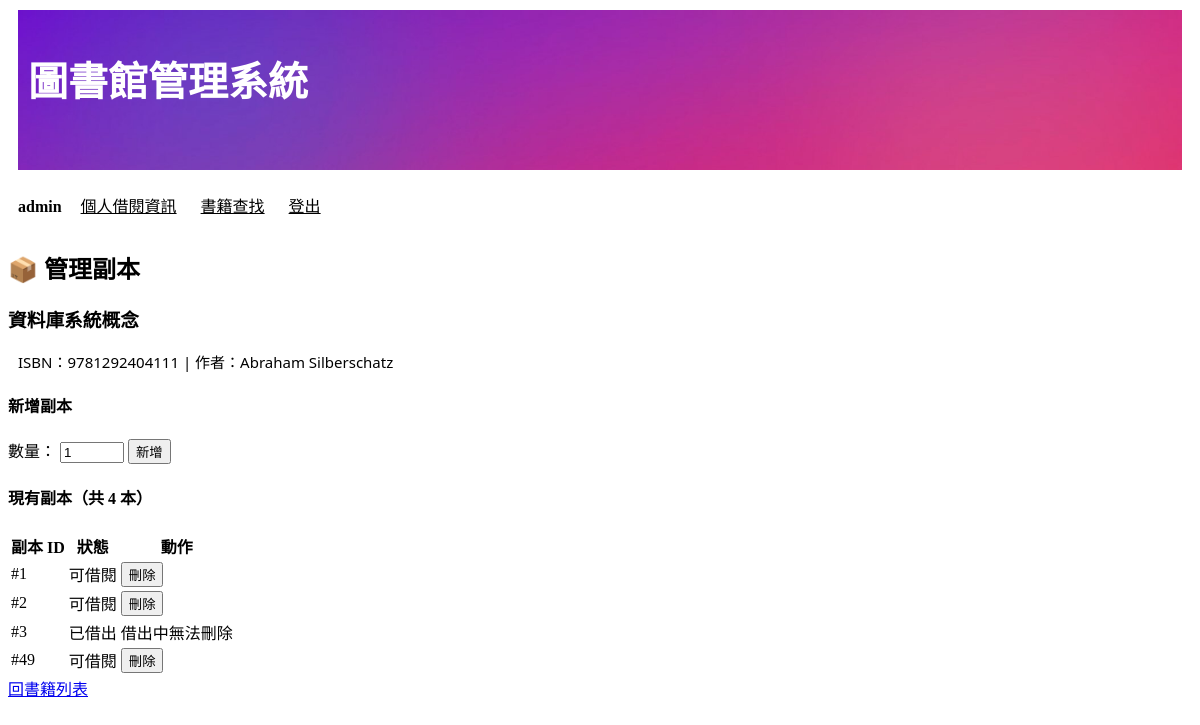
The app's page /admin_copies/9781292404111/ (signed in) with its own data.
### libraryapp/models.py (models this page shows, shortened)
class Book(models.Model):
    isbn = models.CharField(max_length=20, primary_key=True)
    title = models.CharField(max_length=200, null=False)
    author = models.CharField(max_length=100, blank=True, default='')
    publisher = models.CharField(max_length=100, blank=True, default='')
    publish_date = models.DateField(null=True, blank=True)
    category = models.CharField(max_length=50, blank=True, default='')
    location = models.CharField(max_length=100, blank=True, default='')

class Copy(models.Model):
    STATUS_CHOICES = [
        ('available', '可借閱'),
        ('borrowed', '已借出'),
        ('lost', '遺失'),
    ]
    book = models.ForeignKey(Book, on_delete=models.CASCADE, related_name='copies')
    status = models.CharField(max_length=20, choices=STATUS_CHOICES, default='available')

### libraryapp/views.py (the view, shortened to what this page needs)
# urls.py: path('admin_copies/<str:isbn>/', views.admin_copies),           # 管理副本
def admin_copies(request, isbn):
    if not is_admin(request.user):
        return redirect('/login/')
    book = get_object_or_404(models.Book, isbn=isbn)
    message = ''
    copies = book.copies.all().order_by('id')
    return render(request, 'admin_copies.html', locals())

### libraryapp/views.py (called while the page is built)
def is_admin(user):
    return user.is_authenticated and (user.is_superuser or user.is_staff)

### templates/admin_copies.html (shortened to what this page needs)
{% extends 'base.html' %}
{% block content %}
<div class="admin-page">
    <h2>📦 管理副本</h2>
    <div class="book-summary">
        <h3>{{ book.title }}</h3>
        <p>ISBN：{{ book.isbn }} | 作者：{{ book.author|default:"—" }}</p>
    </div>
    <div class="add-copy-section">
        <h4>新增副本</h4>
        <form method="post" class="inline-form">
            <label>數量：</label>
            <input type="number" name="count" value="1" min="1" max="100">
            <button type="submit" class="btn-primary">新增</button>
        </form>
    </div>
    <h4>現有副本（共 {{ copies|length }} 本）</h4>
    {% if copies %}
        <table class="data-table">
            <thead>
                <tr>
                    <th>副本 ID</th>
                    <th>狀態</th>
                    <th>動作</th>
                </tr>
            </thead>
            <tbody>
                {% for copy in copies %}
                <tr>
                    <td>#{{ copy.id }}</td>
                    <td>
                        {% if copy.status == 'available' %}
                            <span class="badge badge-green">可借閱</span>
                        {% elif copy.status == 'borrowed' %}
                            <span class="badge badge-orange">已借出</span>
                        {% else %}
                            <span class="badge badge-red">{{ copy.get_status_display }}</span>
                        {% endif %}
                    </td>
                    <td>
                        {% if copy.status != 'borrowed' %}
                        <form method="post" style="display:inline">
                            <button type="submit" class="btn-small btn-danger"
                                onclick="return confirm('確定要刪除這個副本嗎？')">刪除</button>
                        </form>
                        {% else %}
                            <span class="text-muted">借出中無法刪除</span>
                        {% endif %}
                    </td>
                </tr>
                {% endfor %}
            </tbody>
        </table>
    {% else %}
        <p class="empty">此書尚未建立任何副本。</p>
    {% endif %}
    <div class="action-row">
        <a href="/admin_books/" class="btn-secondary">回書籍列表</a>
    </div>
</div>
{% endblock %}

### templates/base.html (shortened to what this page needs)
{% load static %}
<!DOCTYPE html>
<html lang="zh-Hant">
<head>
    <link rel="stylesheet" href="{% static 'css/base_style.css' %}">
</head>
<body>
    <header>
        <h1><a href="/index/">圖書館管理系統</a></h1>
        <nav>
            {% if user.is_authenticated %}
                <span>{{ user.username }}</span>
                <a href="/my_loans/">個人借閱資訊</a>
                <a href="/search/">書籍查找</a>
                <a href="/logout/">登出</a>
            {% else %}
                <a href="/login/">會員登入</a>
                <a href="/register/">會員申請</a>
                <a href="/search/">書籍查找</a>
            {% endif %}
        </nav>
    </header>
    <main>
        {% block content %}{% endblock %}
    </main>
</body>
</html>

### static/css/base_style.css (style rules this page uses)
body { background-color:white; }
h1 { background-image: url(../images/gradient.png); background-size: cover; height: 120px; color:white; font-size: 40px; font-family: 'Segoe UI', Tahoma, Geneva, Verdana, sans-serif; text-decoration: none; margin: 10px 10px 10px 10px; padding-left: 10px; padding-top: 40px; }
p { color:black; font-size: 15px; font-family: 'Segoe UI', Tahoma, Geneva, Verdana, sans-serif; margin-left: 10px; }
nav { margin-left: 10px; padding: 5px 0; }
nav span { display: inline-block; margin-right: 15px; font-weight: bold; }
nav a:link { display: inline-block; padding: 8px 0; margin-right: 20px; color:black; }
header h1 a:link, header h1 a:visited { background-size: cover; height: 30vh; color:white; font-size: 40px; font-family: 'Segoe UI', Tahoma, Geneva, Verdana, sans-serif; text-decoration: none; }

### records on screen
Book: title "資料庫系統概念", isbn "9781292404111", author "Abraham Silberschatz"
Copy: id "1", status "可借閱"
Copy: id "2", status "可借閱"
Copy: id "3", status "已借出"
Copy: id "49", status "可借閱"

### other values on screen
{{ user.username }} "admin"
{{ copies|length }} "4"
